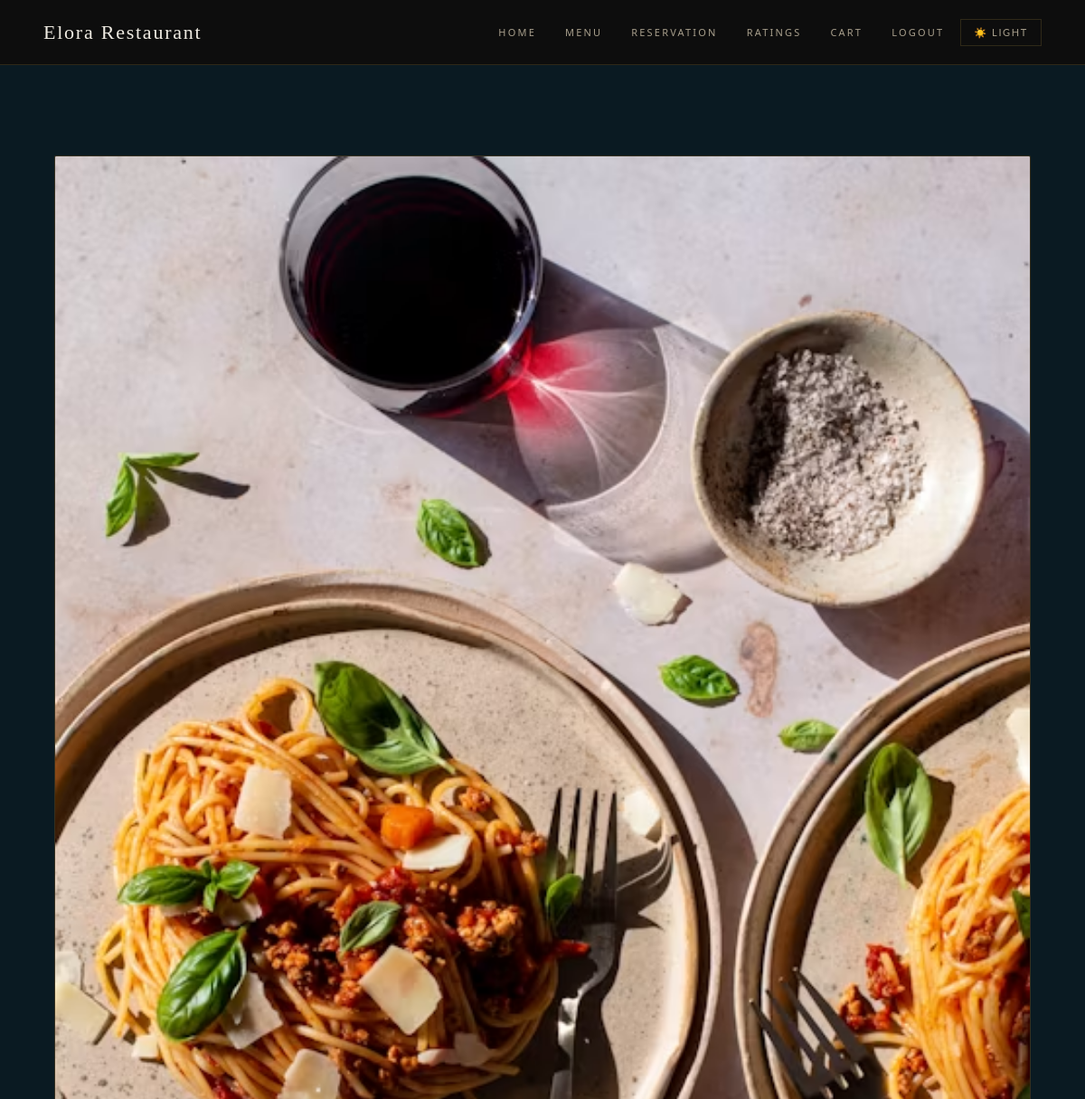
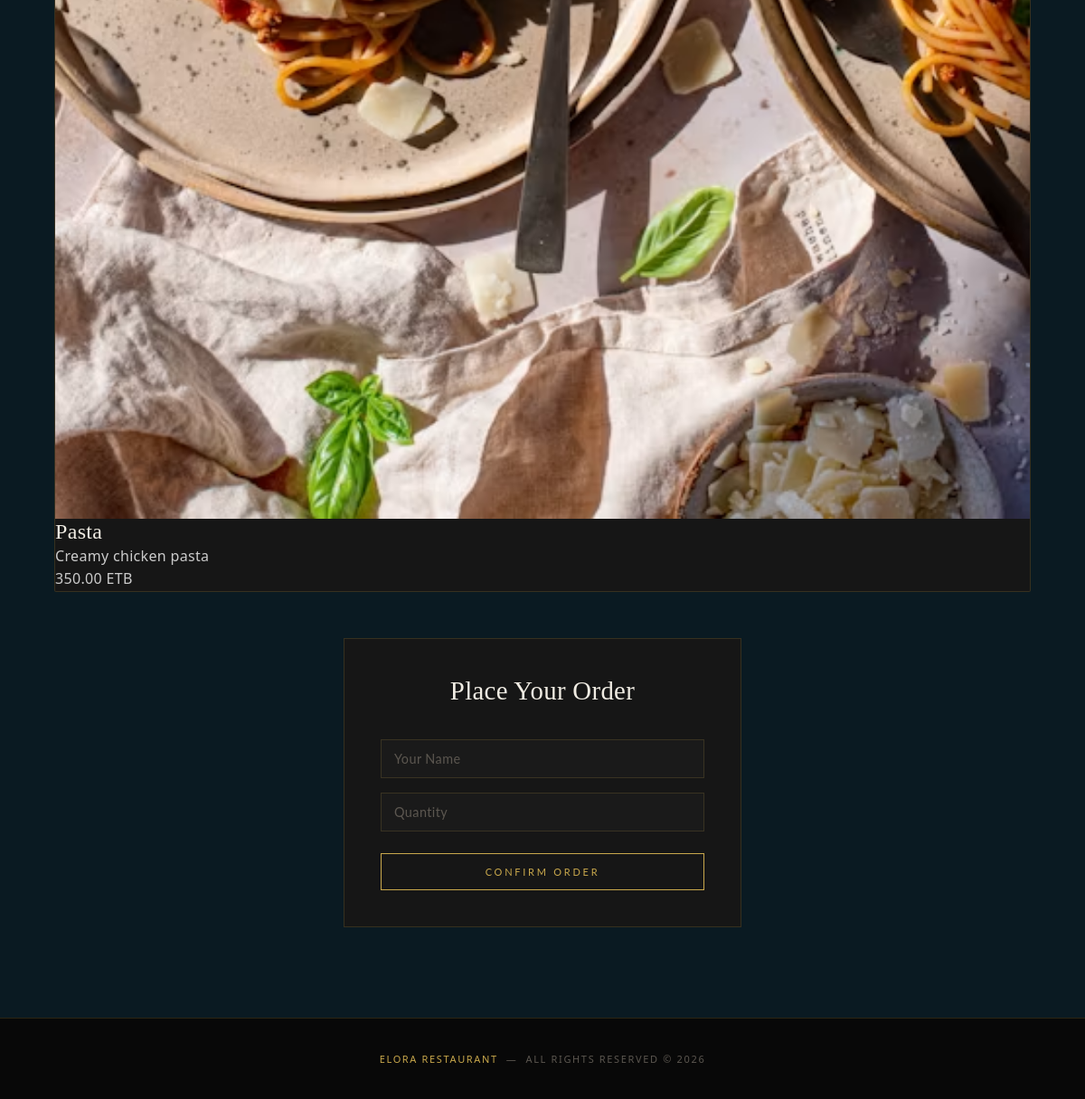
Screenshot of /order.php?id=3 (signed in) with the database file from the repository (2 pictures, top to bottom).
### tables this page shows
CREATE TABLE `menu_items` (
  `id` int NOT NULL,
  `food_name` varchar(100) NOT NULL,
  `description` text NOT NULL,
  `price` decimal(10,2) NOT NULL,
  `image` varchar(255) DEFAULT NULL
);

### order.php (the view, shortened to what this page needs)
<?php
include("db/connection.php");
$id = intval($_GET['id']);
$query = "SELECT * FROM menu_items WHERE id='$id'";
$result = mysqli_query($conn, $query);
$row = mysqli_fetch_assoc($result);
?>
<!DOCTYPE html>
<html>
<head>
    <link rel="stylesheet" href="style.css">
</head>
<body>
    <?php include("includes/navbar.php"); ?>
    <div class="container">
        <div class="card">
            <img src="assets/images/<?php echo trim($row['image']); ?>"
                class="food-image">
            <div class="card-content">
                <h2><?php echo $row['food_name']; ?></h2>
                <p><?php echo $row['description']; ?></p>
                <p class="price">
                    <?php echo $row['price']; ?> ETB
                </p>
            </div>
        </div>
        <br><br>
        <form method="POST">
            <h1>Place Your Order</h1>
            <input type="text"
                name="customer_name"
                placeholder="Your Name"
                required>
            <input type="number"
                name="quantity"
                placeholder="Quantity"
                required>
            <button type="submit" name="submit">
                Confirm Order
            </button>
        </form>
    </div>
    <?php include("includes/footer.php"); ?>
</body>
</html>

### style.css (style rules this page uses)
*, *::before, *::after { box-sizing: border-box; margin: 0; padding: 0; }
body { background: #0a1a22 !important; color: rgba(255,255,255,0.78); font-family: 'Segoe UI', sans-serif; margin: 0; padding: 0; }

### assets/css/style.css (style rules this page uses)
*, *::before, *::after { box-sizing: border-box; margin: 0; padding: 0; }
body { background: #0a1a22 !important; color: rgba(255,255,255,0.78); font-family: 'Segoe UI', sans-serif; margin: 0; padding: 0; }
html { scroll-behavior: smooth; }
:root { --bg-primary: #0d0d0d; --bg-card: #161616; --bg-nav: #0d0d0d; --bg-section: #111111; --accent-gold: #c9a84c; --accent-hover: #e2c06e; --text-primary: #f0ece3; --text-secondary: #a89f8c; --text-muted: #5c5750; --border: rgba(201,168,76,0.18); --border-hover: rgba(201,168,76,0.6); --radius: 4px; --radius-card: 2px; }
* { margin: 0; padding: 0; box-sizing: border-box; }
body { font-family: 'Lato', sans-serif; font-weight: 300; background: var(--bg-primary); color: var(--text-secondary); letter-spacing: 0.02em; line-height: 1.7; }
h1, h2, h3, h4 { font-family: 'Playfair Display', serif; color: var(--text-primary); font-weight: 400; line-height: 1.2; }
.container { width: 90%; max-width: 1200px; margin: auto; padding: 100px 0; }
.card { background: var(--bg-card); border: 1px solid var(--border); overflow: hidden; border-radius: var(--radius-card); display: flex; flex-direction: column; transition: border-color 0.25s, transform 0.25s; }
button { padding: 11px 28px; background: transparent; border: 1px solid var(--accent-gold); color: var(--accent-gold); font-family: 'Lato', sans-serif; font-size: 11px; letter-spacing: 0.2em; text-transform: uppercase; cursor: pointer; transition: background 0.2s, color 0.2s; }
form { width: 100%; max-width: 440px; margin: auto; background: var(--bg-card); padding: 40px; border: 1px solid var(--border); }
form h1 { font-family: 'Playfair Display', serif; font-size: 1.8rem; color: var(--text-primary); margin-bottom: 28px; text-align: center; font-weight: 400; }
form input, form textarea, form select { width: 100%; padding: 12px 14px; margin: 8px 0; background: #1a1a1a; border: 1px solid var(--border); color: var(--text-primary); font-family: 'Lato', sans-serif; font-size: 0.9rem; outline: none; transition: border-color 0.2s; letter-spacing: 0.03em; }
form input::placeholder, form textarea::placeholder { color: var(--text-muted); }
form button { width: 100%; margin-top: 16px; padding: 13px; font-size: 11px; letter-spacing: 0.25em; }

### assets/css/admin.css (style rules this page uses)
*, *::before, *::after { box-sizing: border-box; margin: 0; padding: 0; }
body { font-family: 'Segoe UI', sans-serif; background: #0a1a22; color: rgba(255,255,255,0.78); line-height: 1.6; min-height: 100vh; }

### rows the page displays
menu_items: image (picture), food_name "Pasta", description "Creamy chicken pasta", price "350.00"
